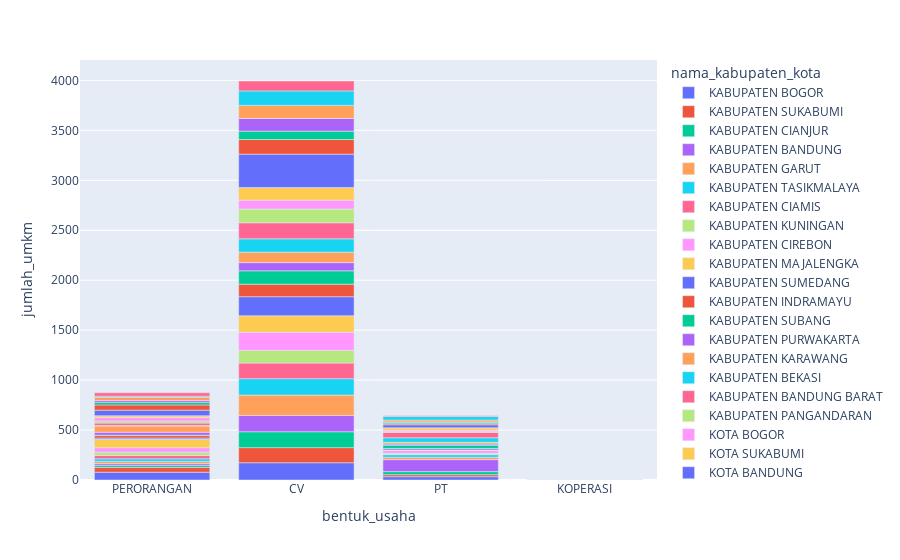

Notebook code cell kept with this figure:
### Markdown cell above
### **Bentuk Usaha dan Jumlah UMKM manakah yang terbanyak dari setiap Nama Kabupaten dan Kota?**

### Code cell
bivariate_visualization_bar(
    data=data,
    x=data['bentuk_usaha'],
    y=data['jumlah_umkm'],
    color=data['nama_kabupaten_kota']
)

### Figure 1 — Plotly figure (JSON) as saved in the notebook; plotly's stock layout.template omitted (floating-point values rounded to 4 significant figures)
{"data": [{"alignmentgroup": "True", "hovertemplate": "nama_kabupaten_kota=KABUPATEN BOGOR<br>bentuk_usaha=%{x}<br>jumlah_umkm=%{y}<extra></extra>", "legendgroup": "KABUPATEN BOGOR", "marker": {"color": "#636efa", "pattern": {"shape": ""}}, "name": "KABUPATEN BOGOR", "offsetgroup": "KABUPATEN BOGOR", "orientation": "v", "showlegend": true, "textposition": "auto", "type": "bar", "x": ["PERORANGAN", "CV", "PT", "KOPERASI"], "xaxis": "x", "y": [78, 173, 33, 0], "yaxis": "y"}, {"alignmentgroup": "True", "hovertemplate": "nama_kabupaten_kota=KABUPATEN SUKABUMI<br>bentuk_usaha=%{x}<br>jumlah_umkm=%{y}<extra></extra>", "legendgroup": "KABUPATEN SUKABUMI", "marker": {"color": "#EF553B", "pattern": {"shape": ""}}, "name": "KABUPATEN SUKABUMI", "offsetgroup": "KABUPATEN SUKABUMI", "orientation": "v", "showlegend": true, "textposition": "auto", "type": "bar", "x": ["PERORANGAN", "CV", "PT", "KOPERASI"], "xaxis": "x", "y": [49, 151, 20, 0], "yaxis": "y"}, {"alignmentgroup": "True", "hovertemplate": "nama_kabupaten_kota=KABUPATEN CIANJUR<br>bentuk_usaha=%{x}<br>jumlah_umkm=%{y}<extra></extra>", "legendgroup": "KABUPATEN CIANJUR", "marker": {"color": "#00cc96", "pattern": {"shape": ""}}, "name": "KABUPATEN CIANJUR", "offsetgroup": "KABUPATEN CIANJUR", "orientation": "v", "showlegend": true, "textposition": "auto", "type": "bar", "x": ["PERORANGAN", "CV", "PT", "KOPERASI"], "xaxis": "x", "y": [20, 159, 31, 1], "yaxis": "y"}, {"alignmentgroup": "True", "hovertemplate": "nama_kabupaten_kota=KABUPATEN BANDUNG<br>bentuk_usaha=%{x}<br>jumlah_umkm=%{y}<extra></extra>", "legendgroup": "KABUPATEN BANDUNG", "marker": {"color": "#ab63fa", "pattern": {"shape": ""}}, "name": "KABUPATEN BANDUNG", "offsetgroup": "KABUPATEN BANDUNG", "orientation": "v", "showlegend": true, "textposition": "auto", "type": "bar", "x": ["PERORANGAN", "CV", "PT", "KOPERASI"], "xaxis": "x", "y": [17, 163, 120, 0], "yaxis": "y"}, {"alignmentgroup": "True", "hovertemplate": "nama_kabupaten_kota=KABUPATEN GARUT<br>bentuk_usaha=%{x}<br>jumlah_umkm=%{y}<extra></extra>", "legendgroup": "KABUPATEN GARUT", "marker": {"color": "#FFA15A", "pattern": {"shape": ""}}, "name": "KABUPATEN GARUT", "offsetgroup": "KABUPATEN GARUT", "orientation": "v", "showlegend": true, "textposition": "auto", "type": "bar", "x": ["PERORANGAN", "CV", "PT", "KOPERASI"], "xaxis": "x", "y": [22, 204, 24, 0], "yaxis": "y"}, {"alignmentgroup": "True", "hovertemplate": "nama_kabupaten_kota=KABUPATEN TASIKMALAYA<br>bentuk_usaha=%{x}<br>jumlah_umkm=%{y}<extra></extra>", "legendgroup": "KABUPATEN TASIKMALAYA", "marker": {"color": "#19d3f3", "pattern": {"shape": ""}}, "name": "KABUPATEN TASIKMALAYA", "offsetgroup": "KABUPATEN TASIKMALAYA", "orientation": "v", "showlegend": true, "textposition": "auto", "type": "bar", "x": ["PERORANGAN", "CV", "PT", "KOPERASI"], "xaxis": "x", "y": [26, 164, 26, 0], "yaxis": "y"}, {"alignmentgroup": "True", "hovertemplate": "nama_kabupaten_kota=KABUPATEN CIAMIS<br>bentuk_usaha=%{x}<br>jumlah_umkm=%{y}<extra></extra>", "legendgroup": "KABUPATEN CIAMIS", "marker": {"color": "#FF6692", "pattern": {"shape": ""}}, "name": "KABUPATEN CIAMIS", "offsetgroup": "KABUPATEN CIAMIS", "orientation": "v", "showlegend": true, "textposition": "auto", "type": "bar", "x": ["PERORANGAN", "CV", "PT", "KOPERASI"], "xaxis": "x", "y": [34, 157, 4, 0], "yaxis": "y"}, {"alignmentgroup": "True", "hovertemplate": "nama_kabupaten_kota=KABUPATEN KUNINGAN<br>bentuk_usaha=%{x}<br>jumlah_umkm=%{y}<extra></extra>", "legendgroup": "KABUPATEN KUNINGAN", "marker": {"color": "#B6E880", "pattern": {"shape": ""}}, "name": "KABUPATEN KUNINGAN", "offsetgroup": "KABUPATEN KUNINGAN", "orientation": "v", "showlegend": true, "textposition": "auto", "type": "bar", "x": ["PERORANGAN", "CV", "PT", "KOPERASI"], "xaxis": "x", "y": [33, 126, 9, 0], "yaxis": "y"}, {"alignmentgroup": "True", "hovertemplate": "nama_kabupaten_kota=KABUPATEN CIREBON<br>bentuk_usaha=%{x}<br>jumlah_umkm=%{y}<extra></extra>", "legendgroup": "KABUPATEN CIREBON", "marker": {"color": "#FF97FF", "pattern": {"shape": ""}}, "name": "KABUPATEN CIREBON", "offsetgroup": "KABUPATEN CIREBON", "orientation": "v", "showlegend": true, "textposition": "auto", "type": "bar", "x": ["PERORANGAN", "CV", "PT", "KOPERASI"], "xaxis": "x", "y": [45, 182, 29, 0], "yaxis": "y"}, {"alignmentgroup": "True", "hovertemplate": "nama_kabupaten_kota=KABUPATEN MAJALENGKA<br>bentuk_usaha=%{x}<br>jumlah_umkm=%{y}<extra></extra>", "legendgroup": "KABUPATEN MAJALENGKA", "marker": {"color": "#FECB52", "pattern": {"shape": ""}}, "name": "KABUPATEN MAJALENGKA", "offsetgroup": "KABUPATEN MAJALENGKA", "orientation": "v", "showlegend": true, "textposition": "auto", "type": "bar", "x": ["PERORANGAN", "CV", "PT", "KOPERASI"], "xaxis": "x", "y": [83, 165, 5, 0], "yaxis": "y"}, {"alignmentgroup": "True", "hovertemplate": "nama_kabupaten_kota=KABUPATEN SUMEDANG<br>bentuk_usaha=%{x}<br>jumlah_umkm=%{y}<extra></extra>", "legendgroup": "KABUPATEN SUMEDANG", "marker": {"color": "#636efa", "pattern": {"shape": ""}}, "name": "KABUPATEN SUMEDANG", "offsetgroup": "KABUPATEN SUMEDANG", "orientation": "v", "showlegend": true, "textposition": "auto", "type": "bar", "x": ["PERORANGAN", "CV", "PT", "KOPERASI"], "xaxis": "x", "y": [13, 191, 13, 0], "yaxis": "y"}, {"alignmentgroup": "True", "hovertemplate": "nama_kabupaten_kota=KABUPATEN INDRAMAYU<br>bentuk_usaha=%{x}<br>jumlah_umkm=%{y}<extra></extra>", "legendgroup": "KABUPATEN INDRAMAYU", "marker": {"color": "#EF553B", "pattern": {"shape": ""}}, "name": "KABUPATEN INDRAMAYU", "offsetgroup": "KABUPATEN INDRAMAYU", "orientation": "v", "showlegend": true, "textposition": "auto", "type": "bar", "x": ["PERORANGAN", "CV", "PT", "KOPERASI"], "xaxis": "x", "y": [24, 125, 2, 1], "yaxis": "y"}, {"alignmentgroup": "True", "hovertemplate": "nama_kabupaten_kota=KABUPATEN SUBANG<br>bentuk_usaha=%{x}<br>jumlah_umkm=%{y}<extra></extra>", "legendgroup": "KABUPATEN SUBANG", "marker": {"color": "#00cc96", "pattern": {"shape": ""}}, "name": "KABUPATEN SUBANG", "offsetgroup": "KABUPATEN SUBANG", "orientation": "v", "showlegend": true, "textposition": "auto", "type": "bar", "x": ["PERORANGAN", "CV", "PT", "KOPERASI"], "xaxis": "x", "y": [5, 134, 33, 0], "yaxis": "y"}, {"alignmentgroup": "True", "hovertemplate": "nama_kabupaten_kota=KABUPATEN PURWAKARTA<br>bentuk_usaha=%{x}<br>jumlah_umkm=%{y}<extra></extra>", "legendgroup": "KABUPATEN PURWAKARTA", "marker": {"color": "#ab63fa", "pattern": {"shape": ""}}, "name": "KABUPATEN PURWAKARTA", "offsetgroup": "KABUPATEN PURWAKARTA", "orientation": "v", "showlegend": true, "textposition": "auto", "type": "bar", "x": ["PERORANGAN", "CV", "PT", "KOPERASI"], "xaxis": "x", "y": [29, 82, 11, 0], "yaxis": "y"}, {"alignmentgroup": "True", "hovertemplate": "nama_kabupaten_kota=KABUPATEN KARAWANG<br>bentuk_usaha=%{x}<br>jumlah_umkm=%{y}<extra></extra>", "legendgroup": "KABUPATEN KARAWANG", "marker": {"color": "#FFA15A", "pattern": {"shape": ""}}, "name": "KABUPATEN KARAWANG", "offsetgroup": "KABUPATEN KARAWANG", "orientation": "v", "showlegend": true, "textposition": "auto", "type": "bar", "x": ["PERORANGAN", "CV", "PT", "KOPERASI"], "xaxis": "x", "y": [63, 105, 17, 0], "yaxis": "y"}, {"alignmentgroup": "True", "hovertemplate": "nama_kabupaten_kota=KABUPATEN BEKASI<br>bentuk_usaha=%{x}<br>jumlah_umkm=%{y}<extra></extra>", "legendgroup": "KABUPATEN BEKASI", "marker": {"color": "#19d3f3", "pattern": {"shape": ""}}, "name": "KABUPATEN BEKASI", "offsetgroup": "KABUPATEN BEKASI", "orientation": "v", "showlegend": true, "textposition": "auto", "type": "bar", "x": ["PERORANGAN", "CV", "PT", "KOPERASI"], "xaxis": "x", "y": [4, 133, 46, 0], "yaxis": "y"}, {"alignmentgroup": "True", "hovertemplate": "nama_kabupaten_kota=KABUPATEN BANDUNG BARAT<br>bentuk_usaha=%{x}<br>jumlah_umkm=%{y}<extra></extra>", "legendgroup": "KABUPATEN BANDUNG BARAT", "marker": {"color": "#FF6692", "pattern": {"shape": ""}}, "name": "KABUPATEN BANDUNG BARAT", "offsetgroup": "KABUPATEN BANDUNG BARAT", "orientation": "v", "showlegend": true, "textposition": "auto", "type": "bar", "x": ["PERORANGAN", "CV", "PT", "KOPERASI"], "xaxis": "x", "y": [25, 161, 54, 0], "yaxis": "y"}, {"alignmentgroup": "True", "hovertemplate": "nama_kabupaten_kota=KABUPATEN PANGANDARAN<br>bentuk_usaha=%{x}<br>jumlah_umkm=%{y}<extra></extra>", "legendgroup": "KABUPATEN PANGANDARAN", "marker": {"color": "#B6E880", "pattern": {"shape": ""}}, "name": "KABUPATEN PANGANDARAN", "offsetgroup": "KABUPATEN PANGANDARAN", "orientation": "v", "showlegend": true, "textposition": "auto", "type": "bar", "x": ["PERORANGAN", "CV", "PT", "KOPERASI"], "xaxis": "x", "y": [21, 137, 7, 0], "yaxis": "y"}, {"alignmentgroup": "True", "hovertemplate": "nama_kabupaten_kota=KOTA BOGOR<br>bentuk_usaha=%{x}<br>jumlah_umkm=%{y}<extra></extra>", "legendgroup": "KOTA BOGOR", "marker": {"color": "#FF97FF", "pattern": {"shape": ""}}, "name": "KOTA BOGOR", "offsetgroup": "KOTA BOGOR", "orientation": "v", "showlegend": true, "textposition": "auto", "type": "bar", "x": ["PERORANGAN", "CV", "PT", "KOPERASI"], "xaxis": "x", "y": [35, 89, 14, 0], "yaxis": "y"}, {"alignmentgroup": "True", "hovertemplate": "nama_kabupaten_kota=KOTA SUKABUMI<br>bentuk_usaha=%{x}<br>jumlah_umkm=%{y}<extra></extra>", "legendgroup": "KOTA SUKABUMI", "marker": {"color": "#FECB52", "pattern": {"shape": ""}}, "name": "KOTA SUKABUMI", "offsetgroup": "KOTA SUKABUMI", "orientation": "v", "showlegend": true, "textposition": "auto", "type": "bar", "x": ["PERORANGAN", "CV", "PT", "KOPERASI"], "xaxis": "x", "y": [17, 126, 24, 0], "yaxis": "y"}, {"alignmentgroup": "True", "hovertemplate": "nama_kabupaten_kota=KOTA BANDUNG<br>bentuk_usaha=%{x}<br>jumlah_umkm=%{y}<extra></extra>", "legendgroup": "KOTA BANDUNG", "marker": {"color": "#636efa", "pattern": {"shape": ""}}, "name": "KOTA BANDUNG", "offsetgroup": "KOTA BANDUNG", "orientation": "v", "showlegend": true, "textposition": "auto", "type": "bar", "x": ["PERORANGAN", "CV", "PT", "KOPERASI"], "xaxis": "x", "y": [56, 335, 31, 0], "yaxis": "y"}, {"alignmentgroup": "True", "hovertemplate": "nama_kabupaten_kota=KOTA CIREBON<br>bentuk_usaha=%{x}<br>jumlah_umkm=%{y}<extra></extra>", "legendgroup": "KOTA CIREBON", "marker": {"color": "#EF553B", "pattern": {"shape": ""}}, "name": "KOTA CIREBON", "offsetgroup": "KOTA CIREBON", "orientation": "v", "showlegend": true, "textposition": "auto", "type": "bar", "x": ["PERORANGAN", "CV", "PT", "KOPERASI"], "xaxis": "x", "y": [53, 146, 11, 0], "yaxis": "y"}, {"alignmentgroup": "True", "hovertemplate": "nama_kabupaten_kota=KOTA BEKASI<br>bentuk_usaha=%{x}<br>jumlah_umkm=%{y}<extra></extra>", "legendgroup": "KOTA BEKASI", "marker": {"color": "#00cc96", "pattern": {"shape": ""}}, "name": "KOTA BEKASI", "offsetgroup": "KOTA BEKASI", "orientation": "v", "showlegend": true, "textposition": "auto", "type": "bar", "x": ["PERORANGAN", "CV", "PT", "KOPERASI"], "xaxis": "x", "y": [25, 84, 15, 2], "yaxis": "y"}, {"alignmentgroup": "True", "hovertemplate": "nama_kabupaten_kota=KOTA DEPOK<br>bentuk_usaha=%{x}<br>jumlah_umkm=%{y}<extra></extra>", "legendgroup": "KOTA DEPOK", "marker": {"color": "#ab63fa", "pattern": {"shape": ""}}, "name": "KOTA DEPOK", "offsetgroup": "KOTA DEPOK", "orientation": "v", "showlegend": true, "textposition": "auto", "type": "bar", "x": ["PERORANGAN", "CV", "PT", "KOPERASI"], "xaxis": "x", "y": [18, 127, 2, 0], "yaxis": "y"}, {"alignmentgroup": "True", "hovertemplate": "nama_kabupaten_kota=KOTA CIMAHI<br>bentuk_usaha=%{x}<br>jumlah_umkm=%{y}<extra></extra>", "legendgroup": "KOTA CIMAHI", "marker": {"color": "#FFA15A", "pattern": {"shape": ""}}, "name": "KOTA CIMAHI", "offsetgroup": "KOTA CIMAHI", "orientation": "v", "showlegend": true, "textposition": "auto", "type": "bar", "x": ["PERORANGAN", "CV", "PT", "KOPERASI"], "xaxis": "x", "y": [34, 131, 19, 0], "yaxis": "y"}, {"alignmentgroup": "True", "hovertemplate": "nama_kabupaten_kota=KOTA TASIKMALAYA<br>bentuk_usaha=%{x}<br>jumlah_umkm=%{y}<extra></extra>", "legendgroup": "KOTA TASIKMALAYA", "marker": {"color": "#19d3f3", "pattern": {"shape": ""}}, "name": "KOTA TASIKMALAYA", "offsetgroup": "KOTA TASIKMALAYA", "orientation": "v", "showlegend": true, "textposition": "auto", "type": "bar", "x": ["PERORANGAN", "CV", "PT", "KOPERASI"], "xaxis": "x", "y": [10, 145, 35, 1], "yaxis": "y"}, {"alignmentgroup": "True", "hovertemplate": "nama_kabupaten_kota=KOTA BANJAR<br>bentuk_usaha=%{x}<br>jumlah_umkm=%{y}<extra></extra>", "legendgroup": "KOTA BANJAR", "marker": {"color": "#FF6692", "pattern": {"shape": ""}}, "name": "KOTA BANJAR", "offsetgroup": "KOTA BANJAR", "orientation": "v", "showlegend": true, "textposition": "auto", "type": "bar", "x": ["PERORANGAN", "CV", "PT", "KOPERASI"], "xaxis": "x", "y": [34, 99, 7, 0], "yaxis": "y"}], "layout": {"autosize": true, "barmode": "relative", "legend": {"title": {"text": "nama_kabupaten_kota"}, "tracegroupgap": 0}, "margin": {"t": 60}, "xaxis": {"anchor": "y", "autorange": true, "domain": [0, 1], "range": [-0.5, 3.5], "title": {"text": "bentuk_usaha"}, "type": "category"}, "yaxis": {"anchor": "x", "autorange": true, "domain": [0, 1], "range": [0, 4204.0], "title": {"text": "jumlah_umkm"}, "type": "linear"}}}
